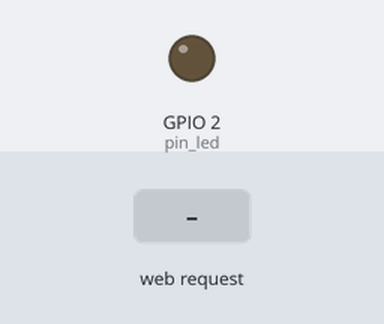
Bench run of a sketch on a simulated ESP8266 (NodeMCU). Parts: output pins drawn as LEDs (lit = HIGH). The inputs (shaded band) are chosen by the test bench. WiFi joins after 1.5 s; servers stay silent unless stated; storage starts empty; what the sketch prints to the serial monitor is not drawn.

Above: at 2.7 s.
2.8 s: HTTP request GET /ledstate received
At 3.8 s:
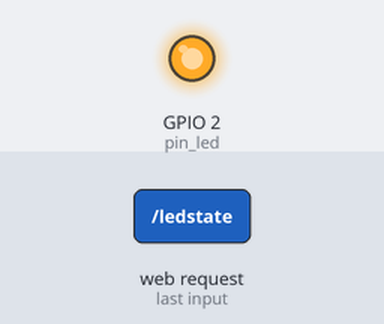
Timing chart, 0 to 5.8 s (numbered marks = the images above; inputs shaded):
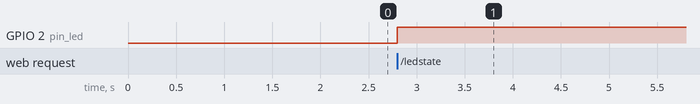

Measured:
- after the input at 2.8 s, GPIO 2 (pin_led): LOW → HIGH at once

The sketch:

08_esp32_Server_WebPage_Spiffs_IpFixo_OTA.ino
```cpp
#include <ESP8266WiFi.h>
#include <ESP8266mDNS.h>
#include <WiFiUdp.h>
#include <ArduinoOTA.h>
#include <ESP8266WebServer.h>
#include <FS.h>

ESP8266WebServer server;
uint8_t pin_led = LED_BUILTIN;
// Conexão com a rede wifi
const char* ssid = "ESP32";
const char* password = "12345678";

// IP fixo
IPAddress local_IP(192, 168, 0, 112);
IPAddress gateway(192, 168, 0, 1);
IPAddress subnet(255, 255, 255, 0);
IPAddress primaryDNS(8, 8, 8, 8);
IPAddress secondaryDNS(8, 8, 4, 4);

void setup() {
  Serial.begin(115200);

  SPIFFS.begin();
  pinMode(pin_led, OUTPUT);
  WiFi.config(local_IP, gateway, subnet, primaryDNS, secondaryDNS);
  WiFi.mode(WIFI_STA);
  WiFi.begin(ssid,password);


  while (WiFi.waitForConnectResult() != WL_CONNECTED) {
    Serial.println("Conexao falhou! Reiniciando...");
    delay(5000);
    ESP.restart();
  }

  Serial.println("Pronto");
  Serial.print("Endereco IP: ");
  Serial.println(WiFi.localIP());

  iniciarOTA();

  // Inicio da codificação principal no setup();
  pinMode(LED_BUILTIN, OUTPUT);

  server.on("/",serveIndexFile);
  server.on("/ledstate",getLEDState);
  server.begin();
  // Fim da codificação principal no setup();

}

void loop() {
  // Verifica requisicoes OTA
  ArduinoOTA.handle();

  // Inicio da codificação principal no loop();

  server.handleClient();

  // Fim da codificação principal no loop();

}

void iniciarOTA() {

  // Port defaults to 3232
  // ArduinoOTA.setPort(3232);

  // Hostname defaults to esp3232-[MAC]
  // ArduinoOTA.setHostname("myesp32");

  // No authentication by default
  // ArduinoOTA.setPassword("admin");

  // Password can be set with it's md5 value as well
  // MD5(admin) = 21232f297a57a5a743894a0e4a801fc3
  // ArduinoOTA.setPasswordHash("21232f297a57a5a743894a0e4a801fc3");

  ArduinoOTA.onStart([]() {
    Serial.println("Inicio...");
  });
  ArduinoOTA.onEnd([]() {
    Serial.println("nFim!");
  });
  ArduinoOTA.onProgress([](unsigned int progress, unsigned int total) {
    Serial.printf("Progresso: %u%%r", (progress / (total / 100)));
  });
  ArduinoOTA.onError([](ota_error_t error) {
    Serial.printf("Erro [%u]: ", error);
    if (error == OTA_AUTH_ERROR) Serial.println("Autenticacao Falhou");
    else if (error == OTA_BEGIN_ERROR) Serial.println("Falha no Inicio");
    else if (error == OTA_CONNECT_ERROR) Serial.println("Falha na Conexao");
    else if (error == OTA_RECEIVE_ERROR) Serial.println("Falha na Recepcao");
    else if (error == OTA_END_ERROR) Serial.println("Falha no Fim");
  });
  ArduinoOTA.begin();
}

void serveIndexFile(){
  File file = SPIFFS.open("/index.html","r");
  server.streamFile(file, "text/html");
  file.close();
}

void toggleLED(){
  digitalWrite(pin_led,!digitalRead(pin_led));
}

void getLEDState(){
  toggleLED();
  String led_state = digitalRead(pin_led) ? "OFF" : "ON";
  server.send(200,"text/plain", led_state);
}
```
